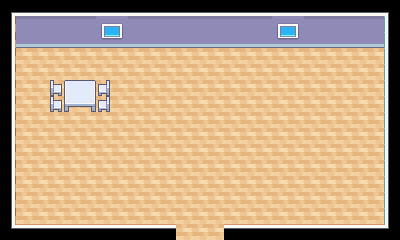

A 2D game scene composited from a Tiled map and its tileset images. What follows is a short description and the map's XML, with every tile layer's data as written:
An orthogonal 25x15 tile map with 16x16 px tiles, 3 tile layers (floor, collision_wall, Tile Layer 3).

<map version="1.10" tiledversion="1.11.2" orientation="orthogonal" renderorder="right-down" width="25" height="15" tilewidth="16" tileheight="16" infinite="0" nextlayerid="4" nextobjectid="1">
 <tileset firstgid="1" source="tileset.tsx" />
 <layer id="1" name="floor" width="25" height="15">
  <data encoding="csv">
0,0,0,0,0,0,0,0,0,0,0,0,0,0,0,0,0,0,0,0,0,0,0,0,0,
0,0,0,0,0,0,0,0,0,0,0,0,0,0,0,0,0,0,0,0,0,0,0,0,0,
0,0,0,0,0,0,0,0,0,0,0,0,0,0,0,0,0,0,0,0,0,0,0,0,0,
0,616,616,616,616,616,616,616,616,616,616,616,616,616,616,616,616,616,616,616,616,616,616,616,0,
0,616,616,616,616,616,616,616,616,616,616,616,616,616,616,616,616,616,616,616,616,616,616,616,0,
0,616,616,616,616,616,616,616,616,616,616,616,616,616,616,616,616,616,616,616,616,616,616,616,0,
0,616,616,616,616,616,616,616,616,616,616,616,616,616,616,616,616,616,616,616,616,616,616,616,0,
0,616,616,616,616,616,616,616,616,616,616,616,616,616,616,616,616,616,616,616,616,616,616,616,0,
0,616,616,616,616,616,616,616,616,616,616,616,616,616,616,616,616,616,616,616,616,616,616,616,0,
0,616,616,616,616,616,616,616,616,616,616,616,616,616,616,616,616,616,616,616,616,616,616,616,0,
0,616,616,616,616,616,616,616,616,616,616,616,616,616,616,616,616,616,616,616,616,616,616,616,0,
0,616,616,616,616,616,616,616,616,616,616,616,616,616,616,616,616,616,616,616,616,616,616,616,0,
0,616,616,616,616,616,616,616,616,616,616,616,616,616,616,616,616,616,616,616,616,616,616,616,0,
0,616,616,616,616,616,616,616,616,616,616,616,616,616,616,616,616,616,616,616,616,616,616,616,0,
0,0,0,0,0,0,0,0,0,0,0,616,616,616,0,0,0,0,0,0,0,0,0,0,0
</data>
 </layer>
 <layer id="2" name="collision_wall" width="25" height="15">
  <data encoding="csv">
407,408,408,408,408,408,408,408,408,408,408,408,408,408,408,408,408,408,408,408,408,408,408,408,409,
563,465,465,465,465,465,725,726,465,465,465,465,465,465,465,465,465,725,726,465,465,465,465,465,461,
563,517,517,517,517,517,777,778,517,517,517,517,517,517,517,517,517,777,778,517,517,517,517,517,461,
563,0,0,0,0,0,0,0,0,0,0,0,0,0,0,0,0,0,0,0,0,0,0,0,461,
563,0,0,0,0,0,0,0,0,0,0,0,0,0,0,0,0,0,0,0,0,0,0,0,461,
563,0,0,826,823,824,878,0,0,0,0,0,0,0,0,0,0,0,0,0,0,0,0,0,461,
563,0,0,826,875,876,878,0,0,0,0,0,0,0,0,0,0,0,0,0,0,0,0,0,461,
563,0,0,0,0,0,0,0,0,0,0,0,0,0,0,0,0,0,0,0,0,0,0,0,461,
563,0,0,0,0,0,0,0,0,0,0,0,0,0,0,0,0,0,0,0,0,0,0,0,461,
563,0,0,0,0,0,0,0,0,0,0,0,0,0,0,0,0,0,0,0,0,0,0,0,461,
563,0,0,0,0,0,0,0,0,0,0,0,0,0,0,0,0,0,0,0,0,0,0,0,461,
563,0,0,0,0,0,0,0,0,0,0,0,0,0,0,0,0,0,0,0,0,0,0,0,461,
563,0,0,0,0,0,0,0,0,0,0,0,0,0,0,0,0,0,0,0,0,0,0,0,461,
563,0,0,0,0,0,0,0,0,0,0,0,0,0,0,0,0,0,0,0,0,0,0,0,461,
667,668,668,668,668,668,668,668,668,668,668,0,0,0,668,668,668,668,668,668,668,668,668,668,669
</data>
 </layer>
 <layer id="3" name="Tile Layer 3" width="25" height="15">
  <data encoding="csv">
0,0,0,0,0,0,0,0,0,0,0,0,0,0,0,0,0,0,0,0,0,0,0,0,0,
0,0,0,0,0,0,0,0,0,0,0,0,0,0,0,0,0,0,0,0,0,0,0,0,0,
0,0,0,0,0,0,0,0,0,0,0,0,0,0,0,0,0,0,0,0,0,0,0,0,0,
0,0,0,0,0,0,0,0,0,0,0,0,0,0,0,0,0,0,0,0,0,0,0,0,0,
0,0,0,0,0,0,0,0,0,0,0,0,0,0,0,0,0,0,0,0,0,0,0,0,0,
0,0,0,0,0,0,0,0,0,0,0,0,0,0,0,0,0,0,0,0,0,0,0,0,0,
0,0,0,0,0,0,0,0,0,0,0,0,0,0,0,0,0,0,0,0,0,0,0,0,0,
0,0,0,0,0,0,0,0,0,0,0,0,0,0,0,0,0,0,0,0,0,0,0,0,0,
0,0,0,0,0,0,0,0,0,0,0,0,0,0,0,0,0,0,0,0,0,0,0,0,0,
0,0,0,0,0,0,0,0,0,0,0,0,0,0,0,0,0,0,0,0,0,0,0,0,0,
0,0,0,0,0,0,0,0,0,0,0,0,0,0,0,0,0,0,0,0,0,0,0,0,0,
0,0,0,0,0,0,0,0,0,0,0,0,0,0,0,0,0,0,0,0,0,0,0,0,0,
0,0,0,0,0,0,0,0,0,0,0,0,0,0,0,0,0,0,0,0,0,0,0,0,0,
0,0,0,0,0,0,0,0,0,0,0,0,0,0,0,0,0,0,0,0,0,0,0,0,0,
0,0,0,0,0,0,0,0,0,0,0,0,0,0,0,0,0,0,0,0,0,0,0,0,0
</data>
 </layer>
</map>
